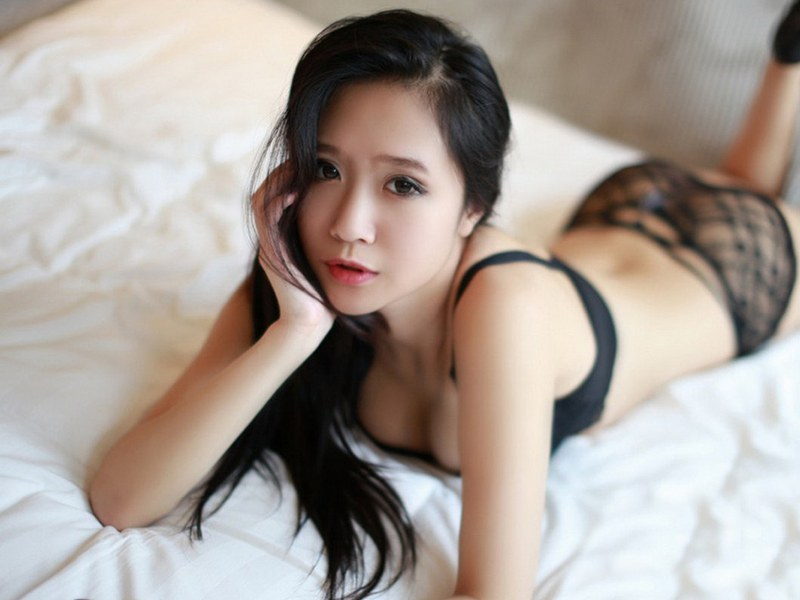
#> input picture 22.油画/image0.jpg, 800 x 600 px
$ python '油画.py'
#> lines starting #> are read from the running program, lines starting #| are printed output that depends on the picture
# -*- coding: utf-8 -*-
# -*- coding: utf-8 -*-
"""
Created on Sun Feb 10 09:56:47 2019

@author: miss.j
"""
# x->300-500
# y->400-500
import cv2
import numpy as np
from random import randint
import math
def func(dst,src,shape):
    _height = shape[0]
    _width = shape[1]
    for i in range(_height):
        for j in range(_width -1):
                gray0 = int(src[i][j])
                gray1 = int(src[i][j+1])
                newp = gray0-gray1 +150
                if newp >255 :
                    newp =255
                elif newp < 0:
                    newp = 0
                dst[i,j] = newp


def main():

    img0 = cv2.imread("image0.jpg",1)
#> img0 is the input picture: shape (600, 800, 3); mean B, G, R 152.6, 159.6, 169.6

    Info = img0.shape
#> Info = (600, 800, 3)
    height = Info[0]
#> height = 600
    width = Info[1]
#> width = 800
    gray = cv2.cvtColor(img0,cv2.COLOR_BGR2GRAY)
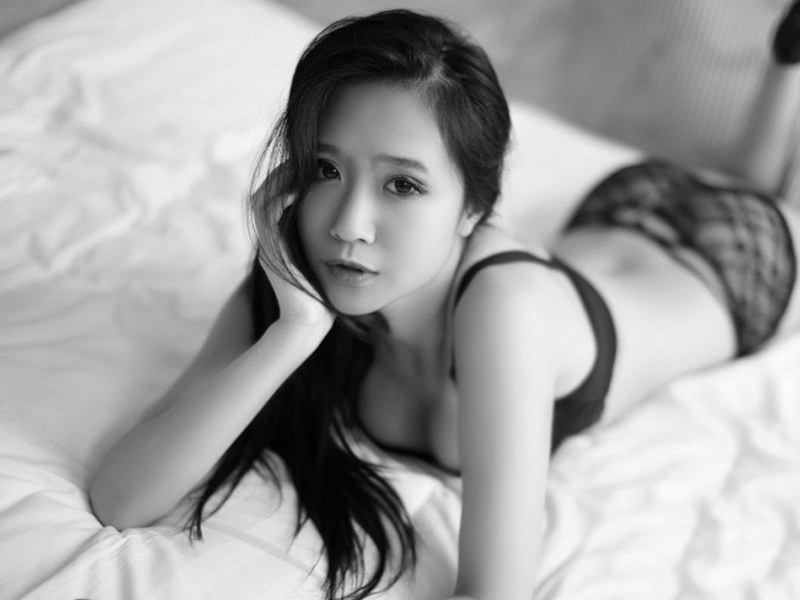
#> gray: shape (600, 800); min 0, max 252, mean 161.8

    dst = np.zeros((height,width,1),np.uint8)

    func(dst,gray,Info)
#> after the loop in func, `for i in range(_height):`:
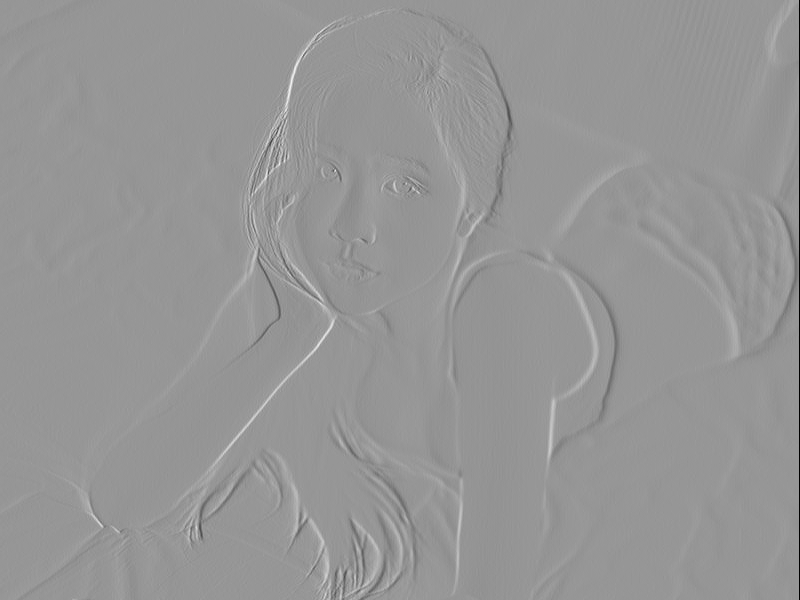
#> dst: shape (600, 800, 1); min 0, max 242, mean 149.8
    cv2.imshow("img0",img0)
    cv2.imshow("dst",dst)
    cv2.waitKey(0)

if __name__ == "__main__":
    main()
